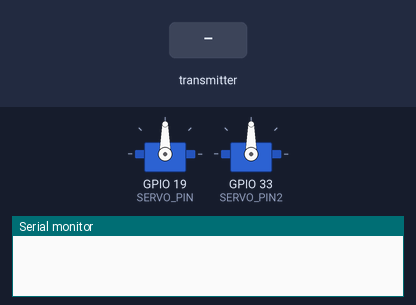
Bench run of a sketch on a simulated ESP32. On the bench: 2 × servo, the last lines printed to the serial monitor. Inputs (shaded band) come from the test bench.

Above: at 1.2 s.
1.3 s: the transmitter starts sending d = 1
At 1.5 s:
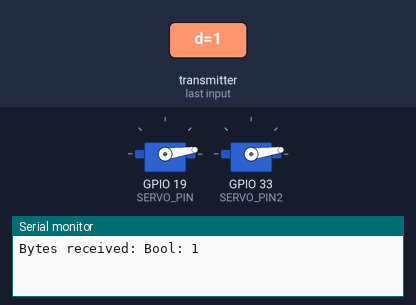
At 2.1 s:
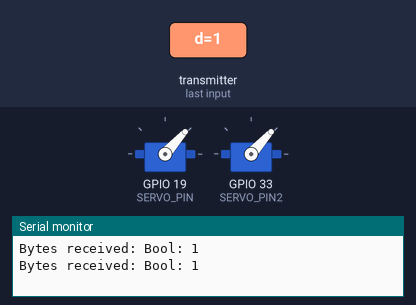
Timing chart, 0 to 10.3 s (numbered marks = the images above; inputs shaded):
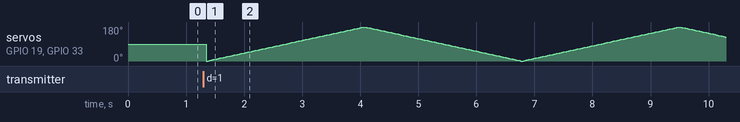

The sketch:

workingFinalProjectCode.ino
```cpp
// (licence header left out)
#include <ESP32Servo.h>
#include <esp_now.h>
#include <WiFi.h>
#define SERVO_PIN 19 // servo 1
#define SERVO_PIN2 33 // servo 2

Servo servoMotor;
Servo servoMotor2;

// Structure example to receive data
// Must match the sender structure
typedef struct struct_message {
    bool d;
} struct_message;

// Create a struct_message called myData
struct_message myData;

// callback function that will be executed when data is received
void OnDataRecv(const uint8_t * mac, const uint8_t *incomingData, int len) {
  memcpy(&myData, incomingData, sizeof(myData));
  Serial.print("Bytes received: ");
  Serial.print("Bool: ");
  Serial.println(myData.d);
  Serial.println();
}

void setup() {
  // Initialize Serial Monitor
  Serial.begin(115200);
  servoMotor.attach(SERVO_PIN); // attaches first servo
  servoMotor2.attach(SERVO_PIN2);

  // Set device as a Wi-Fi Station
  WiFi.mode(WIFI_STA);

  // Init ESP-NOW
  if (esp_now_init() != ESP_OK) {
    Serial.println("Error initializing ESP-NOW");
    return;
  }

  // Once ESPNow is successfully Init, we will register for recv CB to
  // get recv packer info
  esp_now_register_recv_cb(OnDataRecv);
}

void loop() {
  if (myData.d == true){
// rotates from 0 degrees to 180 degrees
      for (int pos = 0; pos <= 180; pos += 1) {
    // in steps of 1 degree
        servoMotor.write(pos);
        servoMotor2.write(pos);
        delay(15); // waits 15ms to reach the position
  }
// rotates from 180 degrees to 0 degrees
      for (int pos = 180; pos >= 0; pos -= 1) {
        servoMotor.write(pos);
        servoMotor2.write(pos);
        delay(15); // waits 15ms to reach the position
  }
}
}
```
